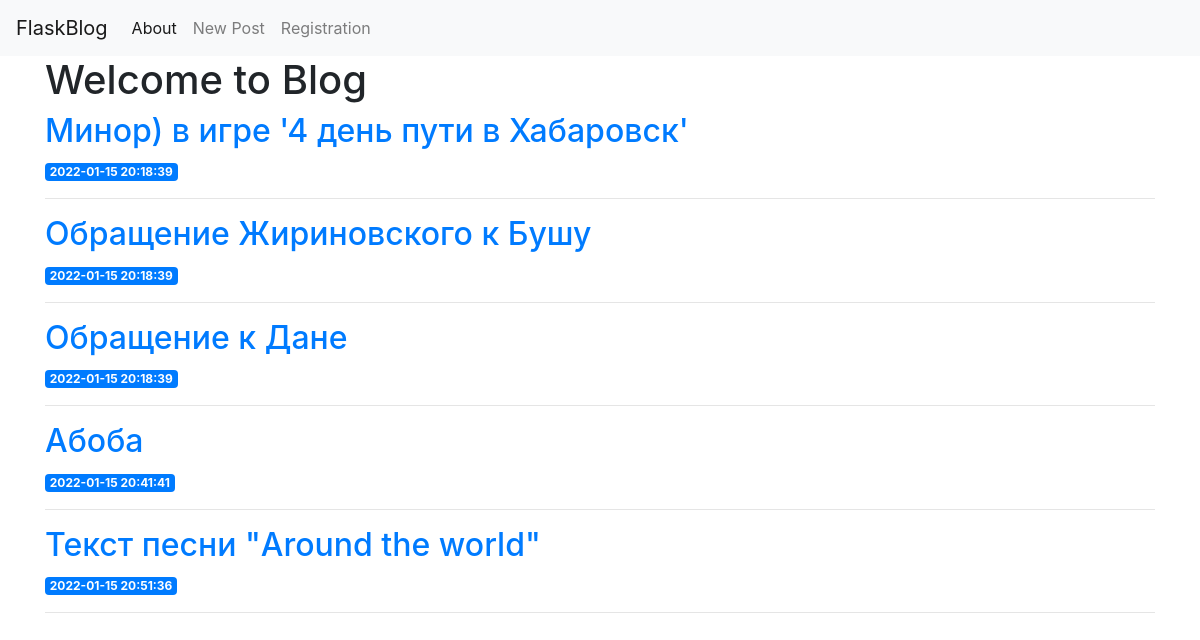
Before: / with the older database file.
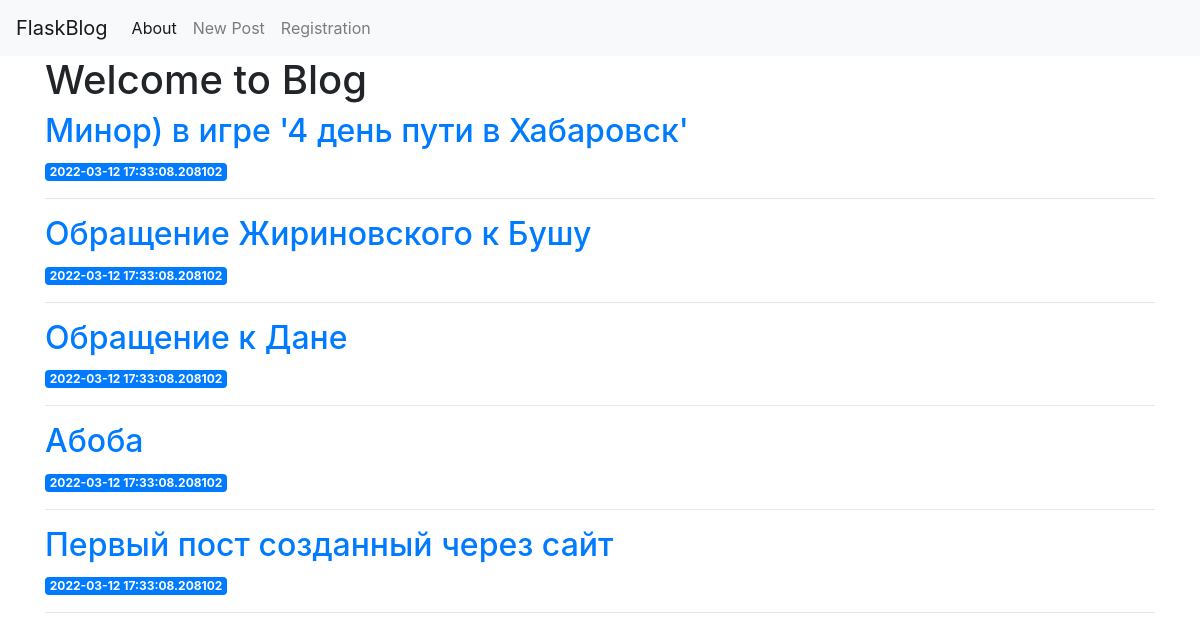
After: the same page with the newer database file.
### app/models.py (models this page shows)
class Post(db.Model):
    __tablename__ = 'posts'
    id = db.Column(db.Integer(), primary_key=True)
    created = db.Column(db.DateTime(), default= datetime.utcnow())
    title= db.Column(db.Text(), nullable=False)
    content = db.Column(db.Text(), nullable=False)
    comments = db.relationship('Comment', backref='post', lazy='dynamic')

### app/views.py (the view)
@app.route('/')
def draw_main_page():
    posts= get_all_posts()
    return render_template('index.html', posts = posts)

### app/alchemy_repositories.py (called while the page is built)
def get_all_posts():
    return Post.query.all()

### app/templates/index.html
{%  extends 'base.html' %}
{% block content %}
    <h1> {% block title %} Welcome to Blog {% endblock %}</h1>
    {% for post in posts %}
        <a href="{{ url_for('post', post_id=post['id']) }}">
            <h2>{{ post['title'] }}</h2>
        </a>
        <span class="badge badge-primary">{{ post['created'] }}</span>
        <hr>
    {% endfor %}
{% endblock %}

### app/templates/base.html (shortened to what this page needs)
<!doctype html>
<html lang="en">
  <head>
    <link rel="stylesheet" href="https://stackpath.bootstrapcdn.com/bootstrap/4.3.1/css/bootstrap.min.css">
  </head>
  <body>
    <nav class="navbar navbar-expand-md navbar-light bg-light">
        <a class="navbar-brand" href="{{ url_for('draw_main_page')}}">FlaskBlog</a>
        <div class="collapse navbar-collapse" id="navbarNav">
            <ul class="navbar-nav">
            <li class="nav-item active">
                <a class="nav-link" href="/about">About</a>
            </li>
                <li class="nav-item">
                    <a class="nav-link" href="{{url_for('create')}}">New Post</a>
            </li>
                <li class="nav-item">
                    <a class="nav-link" href="{{url_for('register_user')}}">Registration</a>
            </li>
            </ul>
        </div>
    </nav>
    <div class="container">
        {% block content %} {% endblock %}
    </div>
  </body>
</html>

Changed rows visible on the page:
removed Post: title "Текст песни \"Around the world\"", created "2022-01-15 20:51:36"
changed Post "Минор) в игре '4 день пути в Хабаровск'": created "2022-01-15 20:18:39" → "2022-03-12 17:33:08.208102"
changed Post "Обращение Жириновского к Бушу": created "2022-01-15 20:18:39" → "2022-03-12 17:33:08.208102"
changed Post "Обращение к Дане": created "2022-01-15 20:18:39" → "2022-03-12 17:33:08.208102"
changed Post "Абоба": created "2022-01-15 20:41:41" → "2022-03-12 17:33:08.208102"
added Post: title "Первый пост созданный через сайт", created "2022-03-12 17:33:08.208102"
